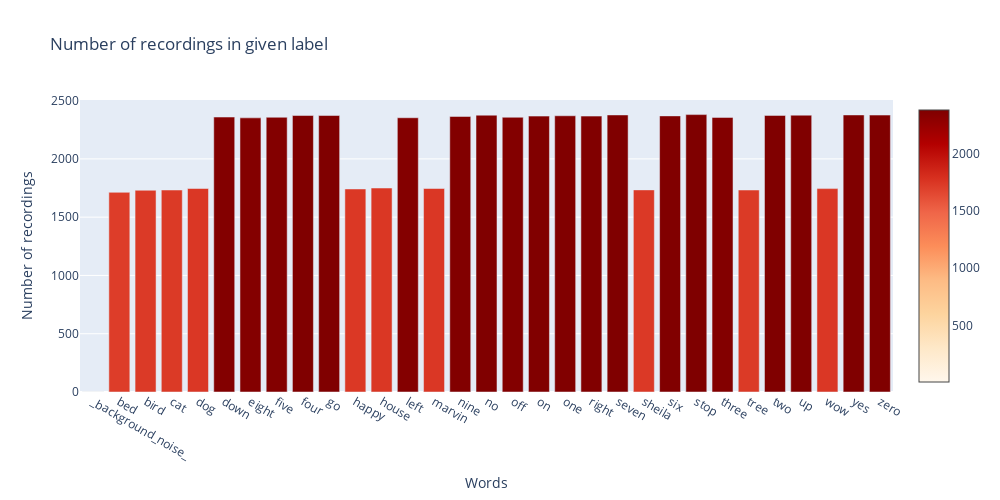

The notebook cell this image was saved under:
### Code cell
number_of_recordings = []
for direct in dirs:
    waves = [f for f in os.listdir(join(train_audio_path, direct)) if f.endswith('.wav')]
    number_of_recordings.append(len(waves))
    
data = [go.Histogram(x=dirs, y=number_of_recordings)]
trace = go.Bar(
    x=dirs,
    y=number_of_recordings,
    marker=dict(color=number_of_recordings, colorscale='OrRd', 
                showscale=True)
)
layout = go.Layout(
    width=1000,
    height=500,
    title='Number of recordings in given label', 
    xaxis=dict(title='Words'),
    yaxis=dict(title='Number of recordings')
)
py.iplot(go.Figure(data=[trace], layout=layout))

### Figure 1 — Plotly figure (JSON) as saved in the notebook; plotly's stock layout.template omitted (floating-point values rounded to 4 significant figures)
{"data": [{"marker": {"color": [6, 1713, 1731, 1733, 1746, 2359, 2352, 2357, 2372, 2372, 1742, 1750, 2353, 1746, 2364, 2375, 2357, 2367, 2370, 2367, 2377, 1734, 2369, 2380, 2356, 1733, 2373, 2375, 1745, 2377, 2376], "colorscale": [[0, "rgb(255,247,236)"], [0.125, "rgb(254,232,200)"], [0.25, "rgb(253,212,158)"], [0.375, "rgb(253,187,132)"], [0.5, "rgb(252,141,89)"], [0.625, "rgb(239,101,72)"], [0.75, "rgb(215,48,31)"], [0.875, "rgb(179,0,0)"], [1, "rgb(127,0,0)"]], "showscale": true}, "type": "bar", "x": ["_background_noise_", "bed", "bird", "cat", "dog", "down", "eight", "five", "four", "go", "happy", "house", "left", "marvin", "nine", "no", "off", "on", "one", "right", "seven", "sheila", "six", "stop", "three", "tree", "two", "up", "wow", "yes", "zero"], "y": [6, 1713, 1731, 1733, 1746, 2359, 2352, 2357, 2372, 2372, 1742, 1750, 2353, 1746, 2364, 2375, 2357, 2367, 2370, 2367, 2377, 1734, 2369, 2380, 2356, 1733, 2373, 2375, 1745, 2377, 2376]}], "layout": {"height": 500, "title": {"text": "Number of recordings in given label"}, "width": 1000, "xaxis": {"title": {"text": "Words"}}, "yaxis": {"title": {"text": "Number of recordings"}}}}
